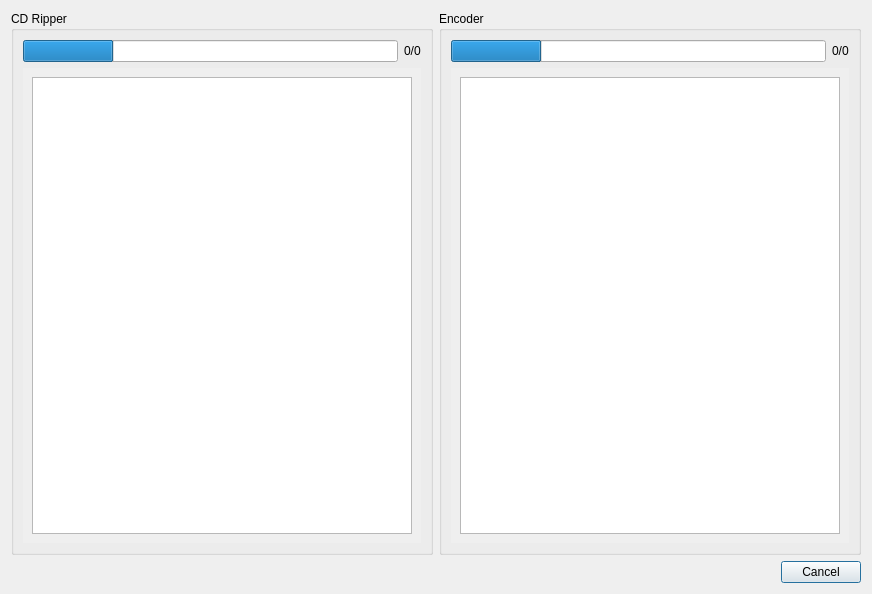
<?xml version="1.0" encoding="UTF-8"?>
<ui version="4.0">
 <class>Dialog</class>
 <widget class="QDialog" name="Dialog">
  <property name="geometry">
   <rect>
    <x>0</x>
    <y>0</y>
    <width>872</width>
    <height>594</height>
   </rect>
  </property>
  <property name="windowTitle">
   <string>fripper Progress</string>
  </property>
  <layout class="QVBoxLayout" name="verticalLayout" stretch="1,0">
   <item>
    <layout class="QHBoxLayout" name="horizontalLayout">
     <item>
      <widget class="QGroupBox" name="groupBox">
       <property name="title">
        <string>CD Ripper</string>
       </property>
       <layout class="QVBoxLayout" name="verticalLayout_2">
        <item>
         <layout class="QHBoxLayout" name="horizontalLayout_3">
          <item>
           <widget class="QProgressBar" name="pbRipper">
            <property name="value">
             <number>24</number>
            </property>
            <property name="textVisible">
             <bool>false</bool>
            </property>
           </widget>
          </item>
          <item>
           <widget class="QLabel" name="lRipperCompleted">
            <property name="text">
             <string>0/0</string>
            </property>
           </widget>
          </item>
         </layout>
        </item>
        <item>
         <widget class="QScrollArea" name="scrollArea">
          <property name="frameShape">
           <enum>QFrame::NoFrame</enum>
          </property>
          <property name="widgetResizable">
           <bool>true</bool>
          </property>
          <widget class="QWidget" name="scrollAreaWidgetContents">
           <property name="geometry">
            <rect>
             <x>0</x>
             <y>0</y>
             <width>410</width>
             <height>462</height>
            </rect>
           </property>
           <layout class="QVBoxLayout" name="verticalLayout_3">
            <item>
             <widget class="QPlainTextEdit" name="tbRipper"/>
            </item>
           </layout>
          </widget>
         </widget>
        </item>
       </layout>
      </widget>
     </item>
     <item>
      <widget class="QGroupBox" name="groupBox_2">
       <property name="title">
        <string>Encoder</string>
       </property>
       <layout class="QVBoxLayout" name="verticalLayout_4">
        <item>
         <layout class="QHBoxLayout" name="horizontalLayout_4">
          <item>
           <widget class="QProgressBar" name="pbEncoder">
            <property name="value">
             <number>24</number>
            </property>
            <property name="textVisible">
             <bool>false</bool>
            </property>
           </widget>
          </item>
          <item>
           <widget class="QLabel" name="lEncoderCompleted">
            <property name="text">
             <string>0/0</string>
            </property>
           </widget>
          </item>
         </layout>
        </item>
        <item>
         <widget class="QScrollArea" name="scrollArea_2">
          <property name="frameShape">
           <enum>QFrame::NoFrame</enum>
          </property>
          <property name="widgetResizable">
           <bool>true</bool>
          </property>
          <widget class="QWidget" name="scrollAreaWidgetContents_2">
           <property name="geometry">
            <rect>
             <x>0</x>
             <y>0</y>
             <width>410</width>
             <height>462</height>
            </rect>
           </property>
           <layout class="QVBoxLayout" name="verticalLayout_5">
            <item>
             <widget class="QPlainTextEdit" name="tbEncoder"/>
            </item>
           </layout>
          </widget>
         </widget>
        </item>
       </layout>
      </widget>
     </item>
    </layout>
   </item>
   <item>
    <layout class="QHBoxLayout" name="horizontalLayout_2">
     <item>
      <spacer name="horizontalSpacer">
       <property name="orientation">
        <enum>Qt::Horizontal</enum>
       </property>
       <property name="sizeHint" stdset="0">
        <size>
         <width>40</width>
         <height>20</height>
        </size>
       </property>
      </spacer>
     </item>
     <item>
      <widget class="QPushButton" name="btnCancel">
       <property name="text">
        <string>Cancel</string>
       </property>
      </widget>
     </item>
    </layout>
   </item>
  </layout>
 </widget>
 <resources/>
 <connections/>
</ui>
